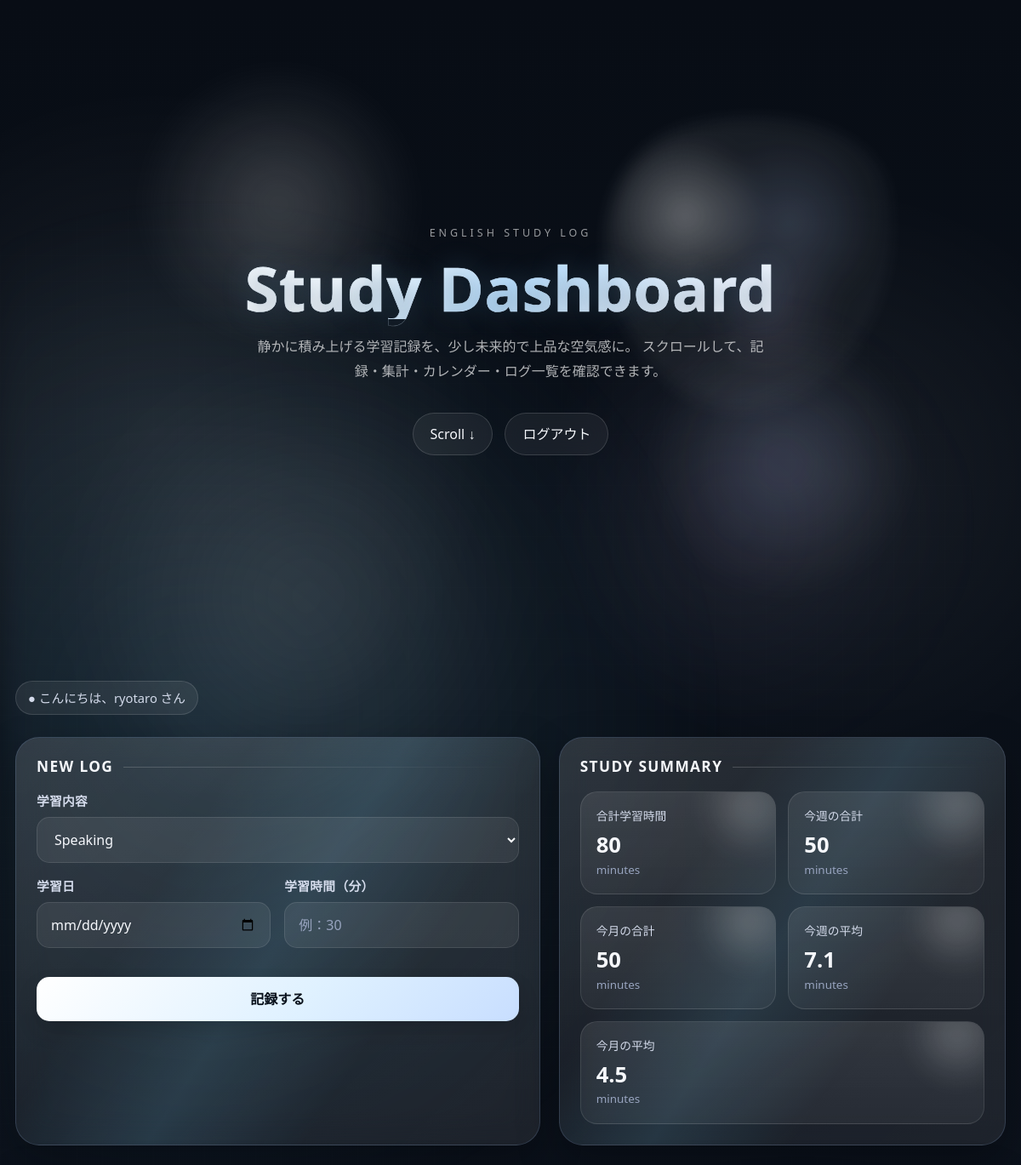
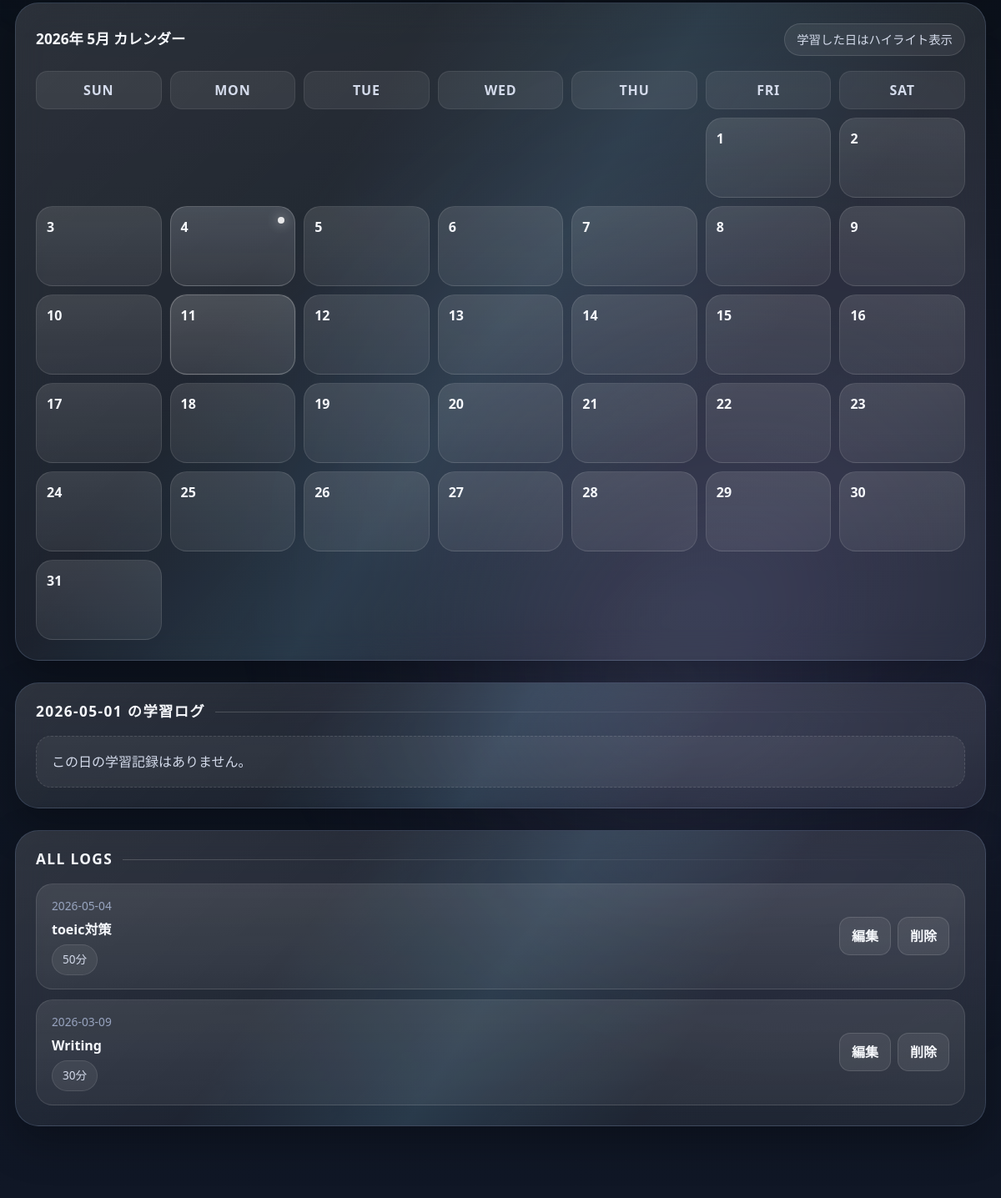
Page /?selected_date=2026-05-01 (signed in) on the committed database (2 pictures, top to bottom).
### tables this page shows
CREATE TABLE logs (
            id INTEGER PRIMARY KEY AUTOINCREMENT,
            content TEXT NOT NULL,
            time TEXT NOT NULL
        , study_date TEXT, user_id INTEGER);

### app.py (the view, shortened to what this page needs)
@app.route('/', methods=['GET', 'POST'])
def home():
    if "user_id" not in session:
        return redirect(url_for("login"))
    conn = get_db_connection()
    logs = conn.execute(
    "SELECT * FROM logs WHERE user_id = ? ORDER BY study_date DESC",
    (session["user_id"],)
    ).fetchall()
    selected_date = request.args.get("selected_date")
    selected_logs = []
    if selected_date:
            selected_logs = conn.execute(
                "SELECT * FROM logs WHERE study_date = ? AND user_id = ? ORDER BY id DESC",
                (selected_date, session["user_id"])
            ).fetchall()
    today_obj = date.today()
    year = today_obj.year
    month = today_obj.month
    cal = calendar.Calendar(firstweekday=6)
    month_days = cal.monthdayscalendar(year, month)
    study_dates = conn.execute(
    """
    SELECT DISTINCT study_date
    FROM logs
    WHERE user_id = ?
    AND strftime('%Y-%m', study_date) = ?
    """,
    (session["user_id"], f"{year}-{month:02d}")
).fetchall()
    study_dates = [row["study_date"] for row in study_dates]
    total_time = conn.execute(
    "SELECT SUM(time) AS total FROM logs WHERE user_id = ?",
    (session["user_id"],)
).fetchone()["total"] or 0
    weekly_total = conn.execute("""
        SELECT SUM(time) AS total
        FROM logs
        WHERE user_id = ?
        AND study_date >= date('now', 'weekday 1', '-7 days')
        AND study_date < date('now', 'weekday 1')
    """, (session["user_id"],)).fetchone()["total"] or 0
    monthly_total = conn.execute("""
        SELECT SUM(time) AS total
        FROM logs
        WHERE user_id = ?
        AND strftime('%Y-%m', study_date) = strftime('%Y-%m', 'now')
    """, (session["user_id"],)).fetchone()["total"] or 0
    weekly_avg = round(weekly_total / 7, 1)
    monthly_avg = round(monthly_total / date.today().day, 1)
    conn.close()
    return render_template(
    'index.html',
    logs=logs,
    total_time=total_time,
    weekly_total=weekly_total,
    monthly_total=monthly_total,
    weekly_avg=weekly_avg,
    monthly_avg=monthly_avg,
    year=year,
    month=month,
    month_days=month_days,
    study_dates=study_dates,
    today=today_obj.isoformat(),
    selected_date=selected_date,
    selected_logs=selected_logs,
    )

### app.py (called while the page is built)
def get_db_connection():
    conn = sqlite3.connect("database.db")
    conn.row_factory = sqlite3.Row
    return conn

### templates/index.html (shortened to what this page needs)
<!DOCTYPE html>
<html lang="ja">
<head>
    <link href="https://cdn.jsdelivr.net/npm/bootstrap@5.3.8/dist/css/bootstrap.min.css" rel="stylesheet">
</head>
<body>
    <div class="future-grid"></div>
    <section class="hero-screen">
        <div class="hero-orb one"></div>
        <div class="hero-orb two"></div>
        <div class="hero-fluid"></div>
        <div class="hero-content">
            <p class="hero-kicker">ENGLISH STUDY LOG</p>
            <h1 class="hero-title">
            </h1>
            <p class="hero-sub">
                静かに積み上げる学習記録を、少し未来的で上品な空気感に。
                スクロールして、記録・集計・カレンダー・ログ一覧を確認できます。
            </p>
            <div class="hero-actions">
                <a href="#main-content" class="scroll-indicator">Scroll ↓</a>
                <a href="{{ url_for('logout') }}" class="hero-btn">ログアウト</a>
            </div>
        </div>
    </section>
    <div id="main-content" class="page-wrap">
        <section class="section-block">
            <div class="top-info-bar">
                <div class="welcome-chip">● こんにちは、{{ session["username"] }} さん</div>
            </div>
        </section>
        <section class="section-block">
            <div class="dashboard-grid">
                <div class="glass-card">
                    <div class="section-title">
                        <h2>NEW LOG</h2>
                        <div class="section-line"></div>
                    </div>
                    <form method="POST">
                        <div class="form-grid">
                            <div class="form-group full">
                                <label>学習内容</label>
                                <select name="content" class="neo-select" onchange="toggleInput(this.value)">
                                    <option value="Speaking">Speaking</option>
                                </select>
                            </div>
                            <div class="form-group">
                                <label>学習日</label>
                                <input type="date" name="study_date" class="neo-input">
                            </div>
                            <div class="form-group">
                                <label>学習時間（分）</label>
                                <input type="number" name="time" class="neo-input" placeholder="例：30">
                            </div>
                            <div class="form-group full submit-row ">
                                <button type="submit" class="submit-btn">記録する</button>
                            </div>
                        </div>
                    </form>
                </div>
                <div class="glass-card">
                    <div class="section-title">
                        <h2>STUDY SUMMARY</h2>
                        <div class="section-line"></div>
                    </div>
                    <div class="summary-grid">
                        <div class="summary-item">
                            <div class="summary-label">合計学習時間</div>
                            <div class="summary-value">{{ total_time }}</div>
                            <div class="summary-unit">minutes</div>
                        </div>
                        <div class="summary-item">
                            <div class="summary-label">今週の合計</div>
                            <div class="summary-value">{{ weekly_total }}</div>
                            <div class="summary-unit">minutes</div>
                        </div>
                        <div class="summary-item">
                            <div class="summary-label">今月の合計</div>
                            <div class="summary-value">{{ monthly_total }}</div>
                            <div class="summary-unit">minutes</div>
                        </div>
                        <div class="summary-item">
                            <div class="summary-label">今週の平均</div>
                            <div class="summary-value">{{ weekly_avg }}</div>
                            <div class="summary-unit">minutes</div>
                        </div>
                        <div class="summary-item">
                            <div class="summary-label">今月の平均</div>
                            <div class="summary-value">{{ monthly_avg }}</div>
                            <div class="summary-unit">minutes</div>
                        </div>
                    </div>
                </div>
            </div>
        </section>
        <section class="section-block">
            <div class="glass-card">
                <div class="calendar-head">
                    <h2>{{ year }}年 {{ month }}月 カレンダー</h2>
                    <div class="calendar-badge">学習した日はハイライト表示</div>
                </div>
                <div class="calendar-grid">
                    <div class="calendar-week">SUN</div>
                    <div class="calendar-week">MON</div>
                    <div class="calendar-week">TUE</div>
                    <div class="calendar-week">WED</div>
                    <div class="calendar-week">THU</div>
                    <div class="calendar-week">FRI</div>
                    <div class="calendar-week">SAT</div>
                    {% for week in month_days %}
                        {% for day in week %}
                            {% if day == 0 %}
                                <div class="calendar-day empty"></div>
                            {% else %}
                                {% set day_str = "%04d-%02d-%02d"|format(year, month, day) %}
                                <a href="{{ url_for('home', selected_date=day_str) }}" class="calendar-link">
                                    <div class="calendar-day {% if day_str in study_dates %}studied{% endif %} {% if day_str == today %}today{% endif %}">
                                        <span class="day-number">{{ day }}</span>
                                    </div>
                                </a>
                            {% endif %}
                        {% endfor %}
                    {% endfor %}
                </div>
            </div>
        </section>
        {% if selected_date %}
        <section class="section-block">
            <div class="glass-card">
                <div class="section-title">
                    <h2>{{ selected_date }} の学習ログ</h2>
                    <div class="section-line"></div>
                </div>
                {% if selected_logs %}
                    <ul class="selected-log-list">
                        {% for log in selected_logs %}
                        <li class="log-card">
                            <div class="log-left">
                                <div class="log-date">{{ log.study_date }}</div>
                                <div class="log-content">{{ log.content }}</div>
                                <div class="log-time">{{ log.time }}分</div>
                            </div>
                        </li>
                        {% endfor %}
                    </ul>
                {% else %}
                    <div class="empty-message">この日の学習記録はありません。</div>
                {% endif %}
            </div>
        </section>
        {% endif %}
        <section class="section-block">
            <div class="glass-card">
                <div class="section-title">
                    <h2>ALL LOGS</h2>
                    <div class="section-line"></div>
                </div>
                {% if logs %}
                    <ul class="log-list">
                        {% for log in logs %}
                        <li class="log-card">
                            <div class="log-left">
                                <div class="log-date">{{ log.study_date }}</div>
                                <div class="log-content">{{ log.content }}</div>
                                <div class="log-time">{{ log.time }}分</div>
                            </div>
                            <div class="log-actions">
                                <form action="{{ url_for('edit', log_id=log.id) }}" method="GET" style="display:inline;">
                                    <button type="submit" class="action-btn">編集</button>
                                </form>
                                <form method="POST" action="{{ url_for('delete', log_id=log.id) }}" style="display:inline;">
                                    <button type="submit" class="action-btn">削除</button>
                                </form>
                            </div>
                        </li>
                        {% endfor %}
                    </ul>
                {% else %}
                    <div class="empty-message">まだ学習記録がありません。</div>
                {% endif %}
            </div>
        </section>
    </div>
</body>
</html>

### rows in the picture
logs: study_date "2026-05-04", content "toeic対策", time "50"
logs: study_date "2026-03-09", content "Writing", time "30"

### other values in the picture
{{ session["username"] }} "ryotaro"
{{ total_time }} "80"
{{ weekly_total }} "50"
{{ monthly_total }} "50"
{{ weekly_avg }} "7.1"
{{ month }} "5"
{{ day }} "1" "2" "3" "4" "5" "6" "7" "8" "9" "10" "11" "12" "13" "14" "15" "16" "17" "18" "19" "20" "21" "22" "23" "24" "25" "26" "27" "28" "29" "30" "31"
{{ selected_date }} "2026-05-01"
